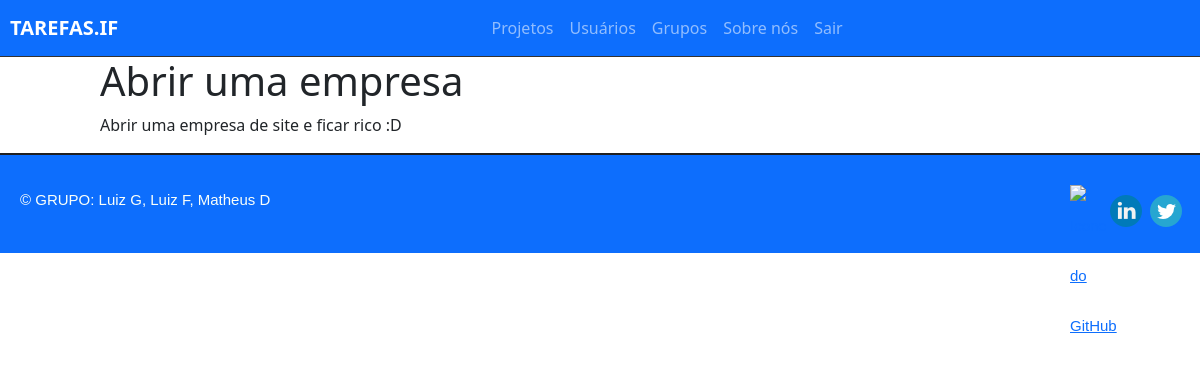
Page /task/5 (signed in) on the committed database.
### paginas/models.py (models this page shows, shortened)
class Task(models.Model):
    STATUS = (
        ('doing', 'Doing'),
        ('done', 'Done'),
    )
    title=models.CharField(max_length=255)
    description = models.TextField()
    done = models.CharField(
        max_length=5,
        choices=STATUS,
    )
    created_at = models.DateTimeField(auto_now_add=True)
    updated_at = models.DateTimeField(auto_now=True)

### paginas/views.py (the view)
# urls.py: path('task/<int:id>', views.taskView, name="task-view"),
@login_required
def taskView(request, id):
    task = get_object_or_404(Task, pk=id)
    return render(request, 'paginas/task.html', {'task':task})

### paginas/templates/paginas/task.html (shortened to what this page needs)
{% extends "index.html" %}
{% block content %}
<div class="offset-1 col-10 list-div">
    <h1>{{task.title}}</h1>
    <p>{{task.description}}</p>
</div>
{% endblock %}

### static/css/styles.css (style rules this page uses)
.list-div { padding: 0; }

### rows in the picture
Task: title "Abrir uma empresa", description "Abrir uma empresa de site e ficar rico :D"
